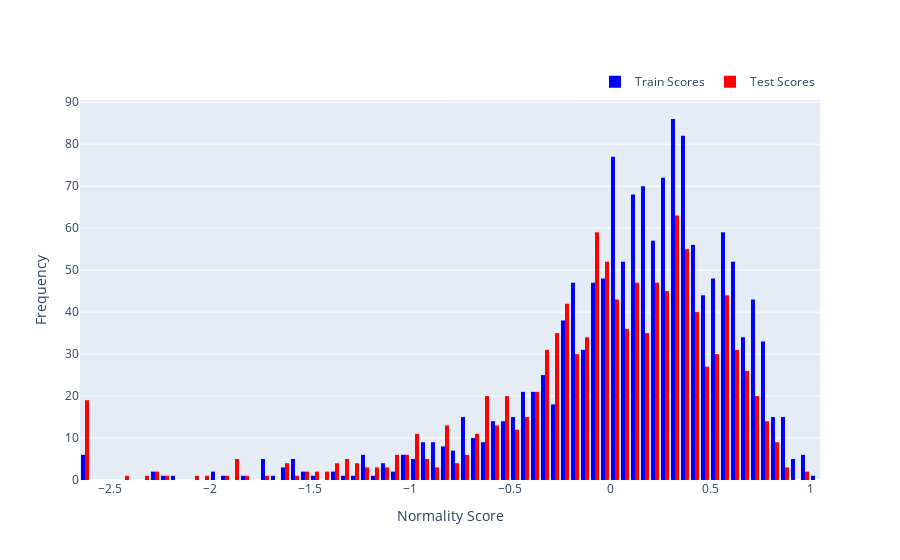

Here is the notebook cell this chart was saved with:
### Code cell
df_unscaled_train = pd.read_csv('Unscaled/df_train_other.csv')

# Plot distribution of normality scores as scatter plot
train_scores = Model_other.normality_scores[:len(df_unscaled_train)]
test_scores = Model_other.normality_scores[len(df_unscaled_train):]
all_scores = np.concatenate((train_scores, test_scores))

# Standardise scores
train_scores = (train_scores - np.mean(all_scores))/np.std(all_scores)
test_scores = (test_scores - np.mean(all_scores))/np.std(all_scores)

# mean and std
mean = np.mean(train_scores)
std = np.std(train_scores)

# Any values below -4 std are set to -4 std
train_scores[train_scores < mean - 4*std] = mean - 4*std
test_scores[test_scores < mean - 4*std] = mean - 4*std

fig = go.Figure()
fig.add_trace(go.Histogram(x=train_scores, nbinsx=100, marker=dict(color='blue'), showlegend=True,
                            name='Train Scores'))
fig.add_trace(go.Histogram(x=test_scores, nbinsx=100, marker=dict(color='red'), showlegend=True,
                            name='Test Scores'))
fig.update_layout(xaxis_title='Normality Score', yaxis_title='Frequency', legend=dict(
        orientation="h",
        yanchor="bottom",
        y=1.01,
        xanchor="right",
        x=1
    ))
fig.show()
fig.write_image('Results/model_dists_other.png', width=1200, height=400, scale=4)

### Figure 1 — Plotly figure (JSON) as saved in the notebook; plotly's stock layout.template omitted (floating-point values rounded to 4 significant figures; data arrays with more than 128 entries replaced by an {"elided": "..."} marker saying what was removed)
{"data": [{"marker": {"color": "blue"}, "name": "Train Scores", "nbinsx": 100, "showlegend": true, "type": "histogram", "x": {"elided": "1440 float values"}}, {"marker": {"color": "red"}, "name": "Test Scores", "nbinsx": 100, "showlegend": true, "type": "histogram", "x": {"elided": "1133 float values"}}], "layout": {"legend": {"orientation": "h", "x": 1, "xanchor": "right", "y": 1.01, "yanchor": "bottom"}, "xaxis": {"title": {"text": "Normality Score"}}, "yaxis": {"title": {"text": "Frequency"}}}}
